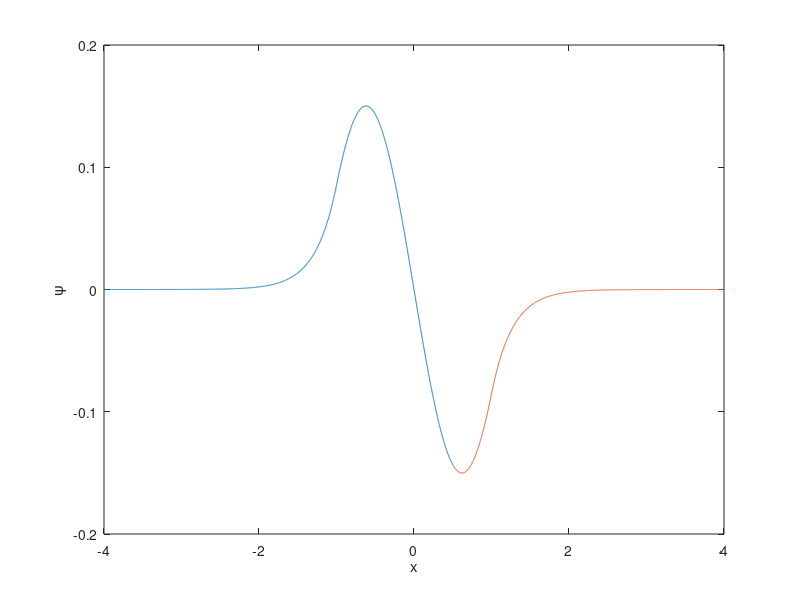
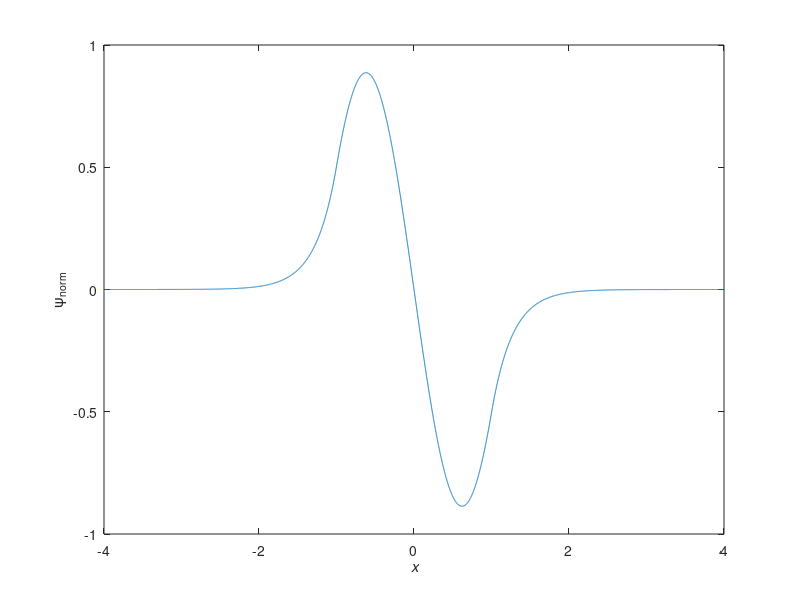

Source code (MATLAB) for these figures, in order:
clc 
close all
clear all


% Mudar para encontrar outros valores proprios:
E(1)=3;
E(2)=2;

a=1; % Metade da largura do poço
b=4*a;% Mudar para encontrar outros valores proprios:

% Potencial
V0=10; % Quanto nos estendemos para os lados
h=0.001;
x=-b:h:b;
N=numel(x);

% Shooting and matching
tolera=1e-10;
nmaxE=100; % Numero maximo de iteracoes
x_match=0.5;%desde que seja diferente de zero e convem estar entre -a e a
ind_match=round(1+(x_match+b)/h);
x_left=x(1:ind_match);
x_right=x(ind_match:N);
N_left=numel(x_left);
N_right=numel(x_right);

% Potencial
V_left=zeros(1,N_left);
V_left(x_left<-a)=V0;
V_right=zeros(1,N_right);
V_right(x_right>a)=V0;



% Primeiros dois valores de psi 
psi_extremo=0;
psi_seguinte_left=h/100000; % Tanto faz?
psi_seguinte_right=psi_seguinte_left;
% psi_seguinte_right=-psi_seguinte_left; % Solucoes pares/impares

figure(1)
xlabel('x');ylabel('y')



for iE=1:nmaxE
    
    % Esquerda para a direita
    % Constantes auxiliares para o metodo de Numerov
    g=2*(E(iE)-V_left); 
    aux1=(1+h^2/12*g);
    aux2=2*(1-5*h^2/12*g);
    
    psi_left=zeros(1,N_left);
    psi_left(1)=psi_extremo;
    psi_left(2)=psi_seguinte_left;
          
    for n=2:N_left-1
        psi_left(n+1)=(-aux1(n-1)*psi_left(n-1)+aux2(n)*psi_left(n))/aux1(n+1);
    end
    
    % Direita para a esquerda
    clear g
    % Constantes auxiliares para o metodo de Numerov
    g=2*(E(iE)-V_right); % Neste problema, k ao quadrado  muda
    aux1=(1+h^2/12*g);
    aux2=2*(1-5*h^2/12*g);
    
    psi_right=zeros(1,N_right);
    psi_right(N_right)=psi_extremo;
    psi_right(N_right-1)=psi_seguinte_right;
          
    for n=N_right-1:-1:2
        psi_right(n-1)=(-aux1(n+1)*psi_right(n+1)+aux2(n)*psi_right(n))/aux1(n-1);
    end
    
    plot(x_left,psi_left,x_right,psi_right)
    xlabel('x');ylabel('\psi')
    pause (1.0)
    
    % Acerta os valores
     ratio=psi_left(N_left)/psi_right(1);
     psi_right=psi_right*ratio;
%     psi_left=psi_left/sqrt(abs(ratio));
%     psi_right=psi_right*sqrt(abs(ratio))*sign(ratio);
    
    plot(x_left,psi_left,x_right,psi_right)
    xlabel('x');ylabel('\psi')
    pause(1.0) % Para ir vendo como nos aproximamos da solucao.
      
    
    D_left=(25/12*psi_left(N_left)-4*psi_left(N_left-1)+3*psi_left(N_left-2)...
            -4/3*psi_left(N_left-3)+1/4*psi_left(N_left-4))/h;
    D_right=(-25/12*psi_right(1)+4*psi_right(2)-3*psi_right(3)...
            +4/3*psi_right(4)-1/4*psi_right(5))/h;
   
        
   DLog_left=D_left/psi_left(N_left);
   DLog_right=D_right/psi_right(1);
   result(iE)=(DLog_left-DLog_right)/(DLog_left+DLog_right);
            
           
    if(iE>1)
        m=(result(iE)-result(iE-1))/(E(iE)-E(iE-1));
        if m==0; % Sem isto pode dar erro para tolerancias pequenas
            break
        end    
        E(iE+1)=E(iE)-result(iE)/m;
        
        if (abs(E(iE+1)-E(iE)) < tolera)
            break
        end
        
    end
end

% E1_exato=pi^2/8/a^2
fprintf('Energia = %f Ha\n', E(end))


psi=[psi_left(1:N_left-1), psi_right];

% Normalizacao
c_norm=sqrt(trapz(x,psi.^2));
psi_norm=psi/c_norm;
figure(2);
plot(x,psi_norm)
xlabel('{\it x}');ylabel('\psi_{norm}')
